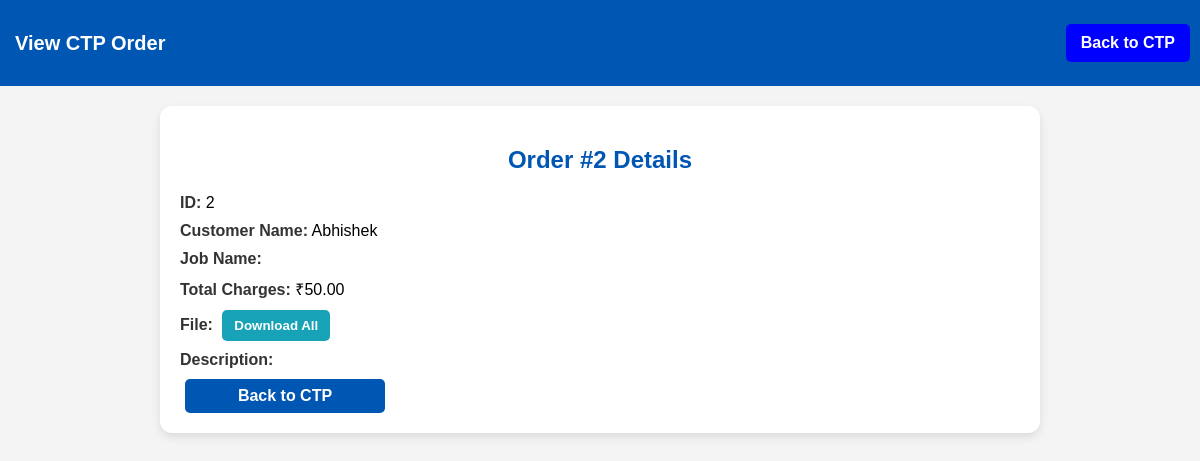
The page /dashboards/ctp_view_order.php?id=2 on the database its author committed.
### tables this page shows
CREATE TABLE `job_sheets` (
  `id` int NOT NULL,
  `customer_name` varchar(255) NOT NULL,
  `phone_number` varchar(15) NOT NULL,
  `job_name` varchar(255) NOT NULL,
  `paper_subcategory` int DEFAULT NULL,
  `type` varchar(255) DEFAULT NULL,
  `quantity` int DEFAULT NULL,
  `striking` varchar(50) DEFAULT NULL,
  `machine` varchar(50) DEFAULT NULL,
  `ryobi_type` varchar(50) DEFAULT NULL,
  `web_type` varchar(50) DEFAULT NULL,
  `web_size` int DEFAULT NULL,
  `ctp_plate` varchar(50) DEFAULT NULL,
  `ctp_quantity` int DEFAULT NULL,
  `plating_charges` decimal(10,2) DEFAULT NULL,
  `paper_charges` decimal(10,2) DEFAULT NULL,
  `printing_charges` decimal(10,2) DEFAULT NULL,
  `lamination_charges` decimal(10,2) DEFAULT NULL,
  `pinning_charges` decimal(10,2) DEFAULT NULL,
  `binding_charges` decimal(10,2) DEFAULT NULL,
  `finishing_charges` decimal(10,2) DEFAULT NULL,
  `other_charges` decimal(10,2) DEFAULT NULL,
  `discount` decimal(10,2) DEFAULT NULL,
  `total_charges` decimal(10,2) DEFAULT NULL,
  `status` enum('Draft','Approved','Finalized') NOT NULL DEFAULT 'Draft',
  `ctp` tinyint(1) DEFAULT '0',
  `multicolour` tinyint(1) DEFAULT '0',
  `description` text,
  `file_path` varchar(500) DEFAULT NULL,
  `completed` tinyint(1) DEFAULT '0',
  `payment_status` enum('incomplete','partially_paid','completed','partially_paid_credit') NOT NULL DEFAULT 'incomplete',
  `cash_amount` decimal(10,2) DEFAULT '0.00',
  `credit_amount` decimal(10,2) DEFAULT '0.00',
  `partial_amount` decimal(10,2) DEFAULT '0.00',
  `completed_ctp` tinyint(1) DEFAULT '0',
  `completed_multicolour` tinyint(1) DEFAULT '0',
  `completed_delivery` tinyint(1) DEFAULT '0',
  `digital` tinyint(1) DEFAULT '0',
  `completed_digital` tinyint(1) DEFAULT '0',
  `created_at` timestamp NULL DEFAULT CURRENT_TIMESTAMP
);

### dashboards/ctp_view_order.php (the view, shortened to what this page needs)
<?php
include '../database/db_connect.php';
$job_id = $_GET['id'];
$sql = "SELECT * FROM job_sheets WHERE id = ? AND ctp = 1";
$stmt = $conn->prepare($sql);
$stmt->bind_param("i", $job_id);
$stmt->execute();
$result = $stmt->get_result();
$job = $result->fetch_assoc();
?>
<!DOCTYPE html>
<html lang="en">
<head>
    <link rel="stylesheet" href="../css/style.css">
</head>
<body>
    <div class="navbar">
        <h2 class="brand">View CTP Order</h2>
        <div class="nav-buttons">
            <button class="back-btn" onclick="location.href='ctp_dashboard.php'">Back to CTP</button>
        </div>
    </div>
    <div class="order-details">
        <h2>Order #<?= $job['id'] ?> Details</h2>
        <p><strong>ID:</strong> <?= $job['id'] ?></p>
        <p><strong>Customer Name:</strong> <?= htmlspecialchars($job['customer_name']) ?></p>
        <p><strong>Job Name:</strong> <?= htmlspecialchars($job['job_name']) ?></p>
        <p><strong>Total Charges:</strong> ₹<?= number_format($job['total_charges'], 2) ?></p>
        <p><strong>File:</strong>
            <?php if ($job['file_path']): ?>
                <button class="download-btn" onclick="location.href='ctp_view_order.php?id=<?= $job['id'] ?>&download=true'">Download All</button>
            <?php else: ?>
                No file
            <?php endif; ?>
        </p>
        <p><strong>Description:</strong> <?= htmlspecialchars($job['description'] ?? 'No description') ?></p>
        <button class="back-btn" onclick="location.href='ctp_dashboard.php'">Back to CTP</button>
    </div>
</body>
</html>

### css/style.css (style rules this page uses)
body { font-family: Arial, sans-serif; margin: 0; padding: 0; background-color: #f4f4f4; text-align: center; }
.navbar { background-color: #0056b3; padding: 15px; display: flex; justify-content: space-between; align-items: center; color: white; }
.navbar .brand { font-size: 20px; font-weight: bold; }
.nav-buttons button { background-color: blue; color: white; padding: 10px; margin: 5px; border: none; cursor: pointer; font-size: 16px; border-radius: 5px; }

### dashboards/ctp_view_order.php (style rules this page uses)
.order-details { background: white; width: 70%; margin: 20px auto; padding: 20px; border-radius: 12px; box-shadow: 0 4px 10px rgba(0, 0, 0, 0.1); text-align: left; }
.order-details h2 { color: #0056b3; text-align: center; margin-bottom: 20px; }
.order-details p { margin: 10px 0; font-size: 16px; }
.order-details p strong { color: #333; font-weight: bold; }
.order-details button { padding: 8px 12px; border: none; border-radius: 5px; cursor: pointer; font-weight: bold; margin: 0 5px; }
.download-btn { background-color: #17a2b8; color: white; }
.back-btn { display: block; width: 100%; max-width: 200px; margin: 20px auto 0; padding: 10px; background: #0056b3; color: white; border: none; border-radius: 8px; cursor: pointer; font-size: 16px; font-weight: bold; text-align: center; }

### rows shown on the page
job_sheets: id "2", customer_name "Abhishek", total_charges "50.00"
